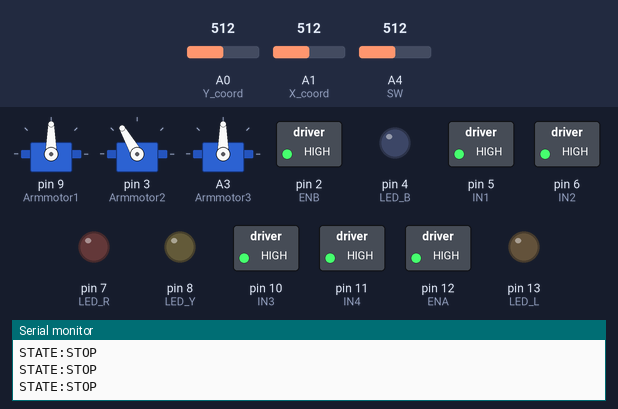
Bench run of a sketch on a simulated Arduino Uno, built with avr-gcc and run on an emulated ATmega328P. On the bench: 3 × servo, switched loads named in the sketch (green lamp = pin HIGH), output pins drawn as LEDs (lit = HIGH), the last lines printed to the serial monitor. The inputs (shaded band) are chosen by the test bench; at power-on: A4 (SW) = 512, A0 (Y_coord) = 512, A1 (X_coord) = 512.

Above: at 1.2 s.
1.3 s: A4 (SW) set to 984
2.8 s: A4 (SW) set to 1012
At 4.4 s:
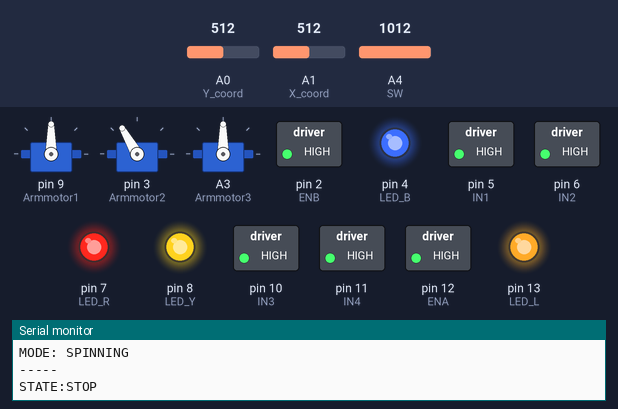
5.8 s: A0 (Y_coord) set to 22
8.0 s: A0 (Y_coord) set to 17
11.0 s: A1 (X_coord) set to 21
At 13.0 s:
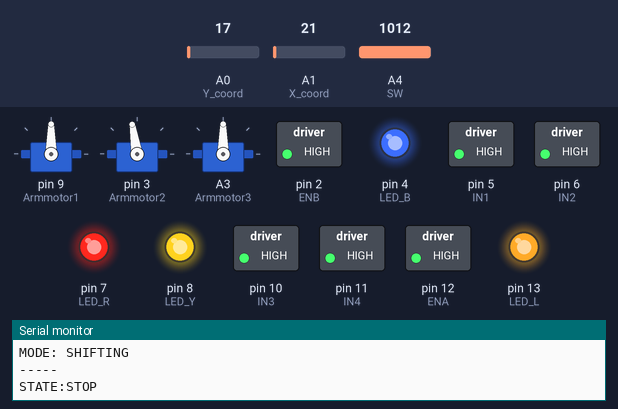
14.0 s: A1 (X_coord) set to 17
At 14.7 s:
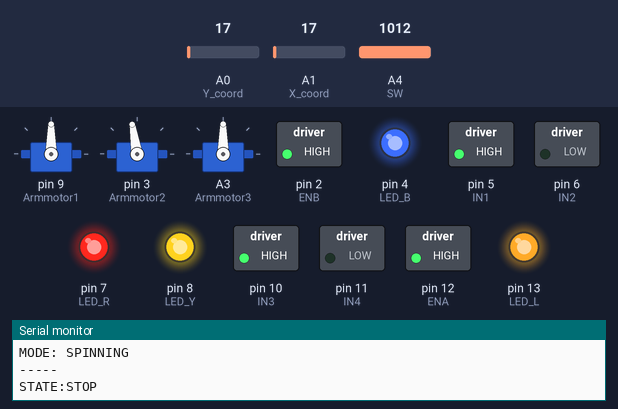
At 15.8 s:
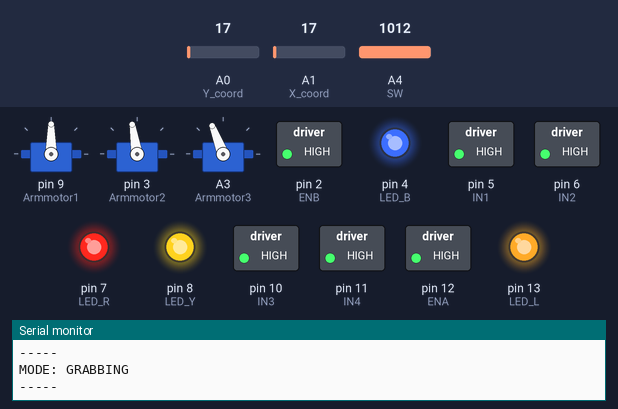
Timing chart, 0 to 21.1 s (numbered marks = the images above; inputs shaded):
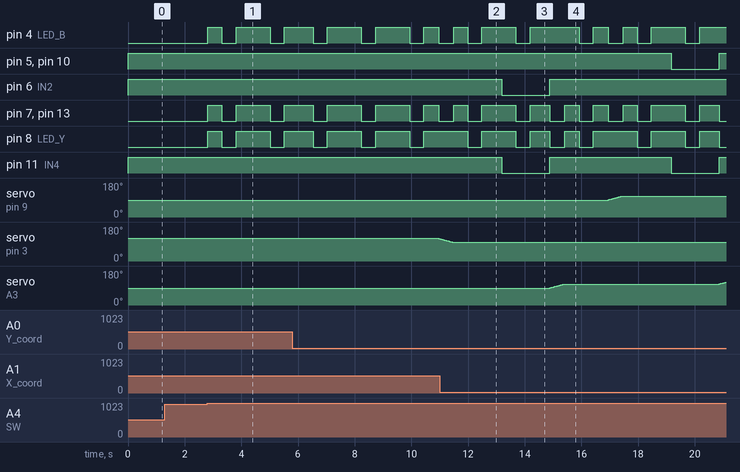

The sketch:

Joystick_ed5.ino
```cpp
#include <Servo.h>

const int Armmotor1 = 9; // the pin of arm motor1
const int Armmotor2 = 3; // the pin of arm motor2
const int Armmotor3 = A3; // the pin of arm motor3

Servo Armservo1;
Servo Armservo2;
Servo Armservo3;

int servo1 = 90;
int servo2 = 120;
int servo3 = 90;

/*
 y=1023
-------
|     | x=1023
|     |
-------
 |||||
*/

const int Y_coord = A0; // VrX pin
const int X_coord = A1; // VrY pin
const int SW = A4; // button on the Joystick

//const int LED_bi = 13; // built-in LED, ON if "STOP"
const int LED_R = 7; // Green, ON if "SHIFTING"
const int LED_L = 13; // Green, ON if "SHIFTING"
const int LED_B = 4; // Blue, ON if "SPINNING"
const int LED_Y = 8; // Yellow, ON if "GRABBING"

int pwm_L=0;
int pwm_R=0;

const int IN1 = 5;
const int IN2 = 6;
const int IN3 = 10;
const int IN4 = 11;

const int ENA = 12;
const int ENB = 2;


String MODE = "SHIFTING"; // MODE: "SHIFTING", "SPINNING", "GRABBING"
String STATE = "STOP"; // STATE: "STOP", "FORWARD", "RIGHT", "LEFT", "BACKWARD", "CLOSING", "OPENING", "DROPPING", "RISING"


void setup() {
  pinMode(X_coord,INPUT);
  pinMode(Y_coord,INPUT);
  pinMode(SW,INPUT);

  pinMode(LED_L,OUTPUT);
  pinMode(LED_R,OUTPUT);
  pinMode(LED_B,OUTPUT);
  pinMode(LED_Y,OUTPUT);


  pinMode(IN1,OUTPUT);
  pinMode(IN2,OUTPUT);
  pinMode(IN3,OUTPUT);
  pinMode(IN4,OUTPUT);
  pinMode(ENA, OUTPUT);
  pinMode(ENB, OUTPUT);
  digitalWrite(ENA, HIGH);
  digitalWrite(ENB, HIGH);

  digitalWrite(LED_B,LOW);

  Armservo1.attach(Armmotor1); // need PWM pin
  Armservo2.attach(Armmotor2); // need PWM pin
  Armservo3.attach(Armmotor3);


 /*  Armservo1.write(servo1);
  Armservo2.write(servo2);
  Armservo3.write(servo3);
  */
  Serial.begin(9600);
}

void loop(){

  Armservo1.write(servo1);
  Armservo2.write(servo2);
  Armservo3.write(servo3);
  Serial.println(analogRead(SW));

  while(MODE=="SHIFTING"){

      if(analogRead(X_coord)<20){ // X_coord=0 -> LEFT
          STATE = "LEFT";

          digitalWrite(LED_L,HIGH);
          digitalWrite(LED_R,LOW);
          digitalWrite(LED_Y,LOW);
          digitalWrite(LED_B,LOW);


          digitalWrite(IN1, LOW);
          digitalWrite(IN2, HIGH);
          digitalWrite(IN3, LOW);
          digitalWrite(IN4, LOW);

      }
      else if(analogRead(X_coord)>1003){ // X_coord=1023 -> RIGHT
          STATE = "RIGHT";

          digitalWrite(LED_L,LOW);
          digitalWrite(LED_R,HIGH);
          digitalWrite(LED_Y,LOW);
          digitalWrite(LED_B,LOW);


          digitalWrite(IN1, LOW);
          digitalWrite(IN2, LOW);
          digitalWrite(IN3, LOW);
          digitalWrite(IN4, HIGH);
      }
      else if(analogRead(Y_coord)<20){ // Y_coord=0 -> BACKWARD
          STATE = "BACKWARD";

          digitalWrite(LED_L,LOW);
          digitalWrite(LED_R,LOW);
          digitalWrite(LED_Y,LOW);
          digitalWrite(LED_B,LOW);


          digitalWrite(IN1, HIGH);
          digitalWrite(IN2, LOW);
          digitalWrite(IN3, HIGH);
          digitalWrite(IN4, LOW);
      }
      else if(analogRead(Y_coord)>1003){ // Y_coord=1023 -> FORWARD
          STATE = "FORWARD";

          digitalWrite(LED_L,HIGH);
          digitalWrite(LED_R,HIGH);
          digitalWrite(LED_Y,LOW);
          digitalWrite(LED_B,LOW);


          digitalWrite(IN1, LOW);
          digitalWrite(IN4, HIGH);
          digitalWrite(IN3, LOW);
          digitalWrite(IN2, HIGH);
      }
      else{
          STATE = "STOP";

          digitalWrite(LED_L,LOW);
          digitalWrite(LED_R,LOW);
          digitalWrite(LED_Y,LOW);
          digitalWrite(LED_B,LOW);


          digitalWrite(IN1, HIGH);
          digitalWrite(IN2, HIGH);
          digitalWrite(IN3, HIGH);
          digitalWrite(IN4, HIGH);
      }

      if(analogRead(SW)>1000){
          MODE = "SPINNING";
          STATE = "STOP";
          Serial.println("-----");
          Serial.println("MODE: SPINNING");
          Serial.println("-----");

          digitalWrite(LED_L,HIGH);
          digitalWrite(LED_R,HIGH);
          digitalWrite(LED_Y,HIGH);
          digitalWrite(LED_B,HIGH);

          delay(500);

          digitalWrite(LED_L,LOW);
          digitalWrite(LED_R,LOW);
          digitalWrite(LED_Y,LOW);
          digitalWrite(LED_B,LOW);

          delay(500);

          digitalWrite(LED_L,HIGH);
          digitalWrite(LED_R,HIGH);
          digitalWrite(LED_Y,HIGH);
          digitalWrite(LED_B,HIGH);

          delay(500);
      }

      Serial.print("STATE:");
      Serial.println(STATE);

      delay(200);
  }

  while(MODE=="SPINNING"){

      digitalWrite(IN1, HIGH);
      digitalWrite(IN2, HIGH);
      digitalWrite(IN3, HIGH);
      digitalWrite(IN4, HIGH);

      digitalWrite(LED_L,LOW);
      digitalWrite(LED_R,LOW);
      digitalWrite(LED_Y,LOW);
      digitalWrite(LED_B,HIGH);


      Armservo1.write(servo1);
      Armservo2.write(servo2);
      Armservo3.write(servo3);

      if(analogRead(X_coord)<20){ // X_coord=0 -> LEFTTURN
          STATE = "LEFTTURN";
          if(servo3+20<180){
              for(int delta=0; delta<=20; delta+=1){
                  servo3 += 1;
                  Armservo1.write(servo1);
                  Armservo2.write(servo2);
                  Armservo3.write(servo3);
                  delay(25);
              }
          }
          else{
              Serial.print("LEFTTURN: reach the servo limit");
          }

      }
      else if(analogRead(X_coord)>1003){ // X_coord=1023 -> RIGHTTURN
          STATE = "RIGHTTURN";
          if(servo3-20>0){
              for(int delta=0; delta<=20; delta+=1){
                      servo3 -= 1;
                      Armservo1.write(servo1);
                      Armservo2.write(servo2);
                      Armservo3.write(servo3);
                      delay(25);
                  }
          }
          else{
               Serial.print("RIGHTTURN: reach the servo limit");
          }
      }
      else{
          STATE = "STOP";
      }

      if(analogRead(SW)>1000){
          MODE = "GRABBING";
          STATE = "STOP";
          Serial.println("-----");
          Serial.println("MODE: GRABBING");
          Serial.println("-----");


          digitalWrite(LED_L,HIGH);
          digitalWrite(LED_R,HIGH);
          digitalWrite(LED_Y,HIGH);
          digitalWrite(LED_B,HIGH);

          delay(500);

          digitalWrite(LED_L,LOW);
          digitalWrite(LED_R,LOW);
          digitalWrite(LED_Y,LOW);
          digitalWrite(LED_B,LOW);

          delay(500);

          digitalWrite(LED_L,HIGH);
          digitalWrite(LED_R,HIGH);
          digitalWrite(LED_Y,HIGH);
          digitalWrite(LED_B,HIGH);

          delay(500);
      }

      Serial.print("STATE:");
      Serial.println(STATE);

      delay(20);

      }


  while(MODE=="GRABBING"){

      digitalWrite(IN1, HIGH);
      digitalWrite(IN2, HIGH);
      digitalWrite(IN3, HIGH);
      digitalWrite(IN4, HIGH);

      digitalWrite(LED_L,LOW);
      digitalWrite(LED_R,LOW);
      digitalWrite(LED_Y,HIGH);
      digitalWrite(LED_B,LOW);


      Armservo1.write(servo1);
      Armservo2.write(servo2);
      Armservo3.write(servo3);

      if(analogRead(X_coord)<20){ // X_coord=0 -> CLOSING
          STATE = "CLOSING";
          if(servo1+20<180){
              for(int delta=0; delta<=20; delta+=1){
                  servo1 += 1;
                  Armservo1.write(servo1);
                  Armservo2.write(servo2);
                  delay(25);
              }
          }
          else{
              Serial.print("CLOSING: reach the servo limit");
          }

      }
      else if(analogRead(X_coord)>1003){ // X_coord=1023 -> OPENING
          STATE = "OPENING";
          if(servo1-20>0){
              for(int delta=0; delta<=20; delta+=1){
                      servo1 -= 1;
                      Armservo1.write(servo1);
                      Armservo2.write(servo2);
                      delay(25);
                  }
          }
          else{
               Serial.print("OPENING: reach the servo limit");
          }

      }
      else if(analogRead(Y_coord)<20){ // Y_coord=0 -> DROPPING
          STATE = "DROPPING";
          if(servo2-20>=0){
              for(int delta=0; delta<=20; delta+=1){
                  servo2 -= 1;
                  Armservo1.write(servo1);
                  Armservo2.write(servo2);
                  delay(25);
              }
          }
          else{
              Serial.print("DROPPING: reach the servo limit");
          }


      }
      else if(analogRead(Y_coord)>1003){ // Y_coord=1023 -> RISING
          STATE = "RISING";
          if(servo2+20<=180){
              for(int delta=0; delta<=20; delta+=1){
                      servo2 += 1;
                      Armservo1.write(servo1);
                      Armservo2.write(servo2);
                      delay(25);
                  }
          }
          else{
               Serial.print("RISING: reach the servo limit");
          }
      }
      else{
          STATE = "STOP";
      }

      if(analogRead(SW)>100){
          MODE = "SHIFTING";
          STATE = "STOP";
          Serial.println("-----");
          Serial.println("MODE: SHIFTING");
          Serial.println("-----");


          digitalWrite(LED_L,HIGH);
          digitalWrite(LED_R,HIGH);
          digitalWrite(LED_Y,HIGH);
          digitalWrite(LED_B,HIGH);

          delay(500);

          digitalWrite(LED_L,LOW);
          digitalWrite(LED_R,LOW);
          digitalWrite(LED_Y,LOW);
          digitalWrite(LED_B,LOW);

          delay(500);

          digitalWrite(LED_L,HIGH);
          digitalWrite(LED_R,HIGH);
          digitalWrite(LED_Y,HIGH);
          digitalWrite(LED_B,HIGH);

          delay(500);

      }

      Serial.print("STATE:");
      Serial.println(STATE);

      delay(200);
  }


}
```

Measured:
- the behaviour switches between 1000 and 1001 on A4 (SW) (found by bisection; images 0 and 1)
- the behaviour switches between 20 and 19 on A1 (X_coord) (found by bisection; images 2 and 3)
- after the input at 2.8 s, pin 4 (LED_B), pin 7 (LED_R), pin 8 (LED_Y), pin 13 (LED_L): goes HIGH 0.50 s, LOW 0.50 s, HIGH 1.2 s, LOW 0.50 s, then HIGH, starting at once
- after the input at 8.0 s, servo on pin 3 (Armmotor2): 120° → 118° after 3.0 s
- after the input at 14.0 s, pin 5 (IN1): HIGH → LOW after 5.2 s, → HIGH 1.7 s later; pin 6 (IN2): goes on until 14.9 s, then stays HIGH
